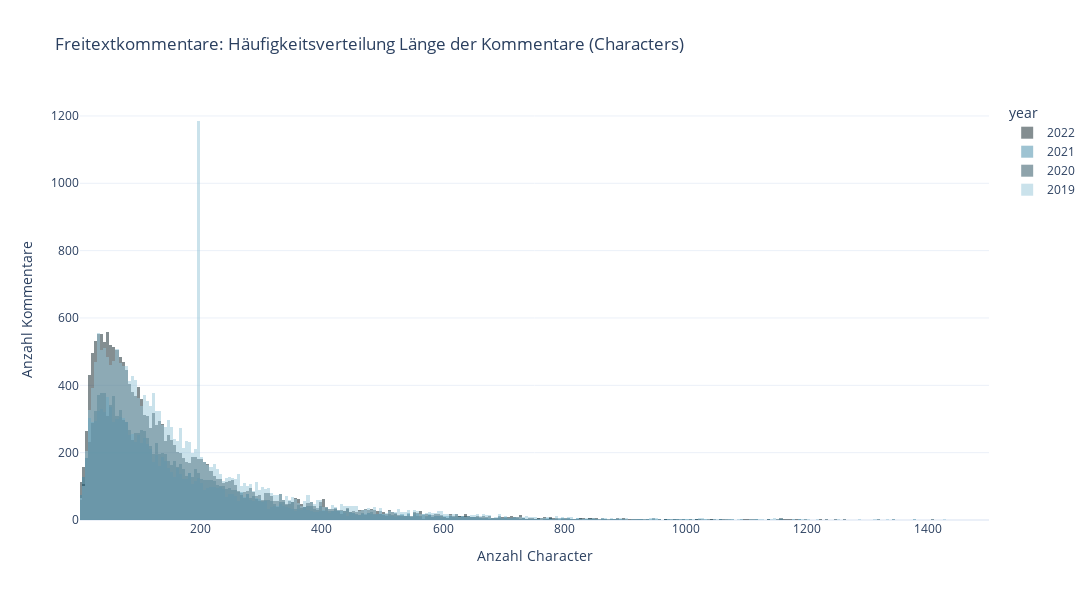

Notebook cell for this chart:
### Code cell
fig = px.histogram(
    df_text,
    x="Kommentar_Character",
    range_x = [1,1500],
    title="Freitextkommentare: Häufigkeitsverteilung Länge der Kommentare (Characters)",
    color = "year",
    labels={'Kommentar_Character':'Anzahl Character'},
    color_discrete_sequence=color_discrete_sequence,
    width=1200, 
    height=600,
    template=template)
    
fig.update_layout(yaxis_title="Anzahl Kommentare")

# Overlay both histograms
fig.update_layout(barmode='overlay')

# Reduce opacity to see both histograms
fig.update_traces(opacity=0.5)

fig.show()

pio.write_image(fig,"images/fig-character-hist.svg") #save fig as svg

### Figure 1 — Plotly figure (JSON) as saved in the notebook; plotly's stock layout.template omitted (floating-point values rounded to 4 significant figures; data arrays with more than 128 entries replaced by an {"elided": "..."} marker saying what was removed)
{"data": [{"alignmentgroup": "True", "bingroup": "x", "hovertemplate": "year=2022<br>Anzahl Character=%{x}<br>count=%{y}<extra></extra>", "legendgroup": "2022", "marker": {"color": "#0B1F26", "pattern": {"shape": ""}}, "name": "2022", "offsetgroup": "2022", "opacity": 0.5, "orientation": "v", "showlegend": true, "type": "histogram", "x": {"elided": "18434 int values"}, "xaxis": "x", "yaxis": "y"}, {"alignmentgroup": "True", "bingroup": "x", "hovertemplate": "year=2021<br>Anzahl Character=%{x}<br>count=%{y}<extra></extra>", "legendgroup": "2021", "marker": {"color": "#3F89A6", "pattern": {"shape": ""}}, "name": "2021", "offsetgroup": "2021", "opacity": 0.5, "orientation": "v", "showlegend": true, "type": "histogram", "x": {"elided": "12071 int values"}, "xaxis": "x", "yaxis": "y"}, {"alignmentgroup": "True", "bingroup": "x", "hovertemplate": "year=2020<br>Anzahl Character=%{x}<br>count=%{y}<extra></extra>", "legendgroup": "2020", "marker": {"color": "#204959", "pattern": {"shape": ""}}, "name": "2020", "offsetgroup": "2020", "opacity": 0.5, "orientation": "v", "showlegend": true, "type": "histogram", "x": {"elided": "13226 int values"}, "xaxis": "x", "yaxis": "y"}, {"alignmentgroup": "True", "bingroup": "x", "hovertemplate": "year=2019<br>Anzahl Character=%{x}<br>count=%{y}<extra></extra>", "legendgroup": "2019", "marker": {"color": "#96C6D9", "pattern": {"shape": ""}}, "name": "2019", "offsetgroup": "2019", "opacity": 0.5, "orientation": "v", "showlegend": true, "type": "histogram", "x": {"elided": "20533 int values"}, "xaxis": "x", "yaxis": "y"}], "layout": {"barmode": "overlay", "height": 600, "legend": {"title": {"text": "year"}, "tracegroupgap": 0}, "title": {"text": "Freitextkommentare: Häufigkeitsverteilung Länge der Kommentare (Characters)"}, "width": 1200, "xaxis": {"anchor": "y", "domain": [0, 1], "range": [1, 1500], "title": {"text": "Anzahl Character"}}, "yaxis": {"anchor": "x", "domain": [0, 1], "title": {"text": "Anzahl Kommentare"}}}}
